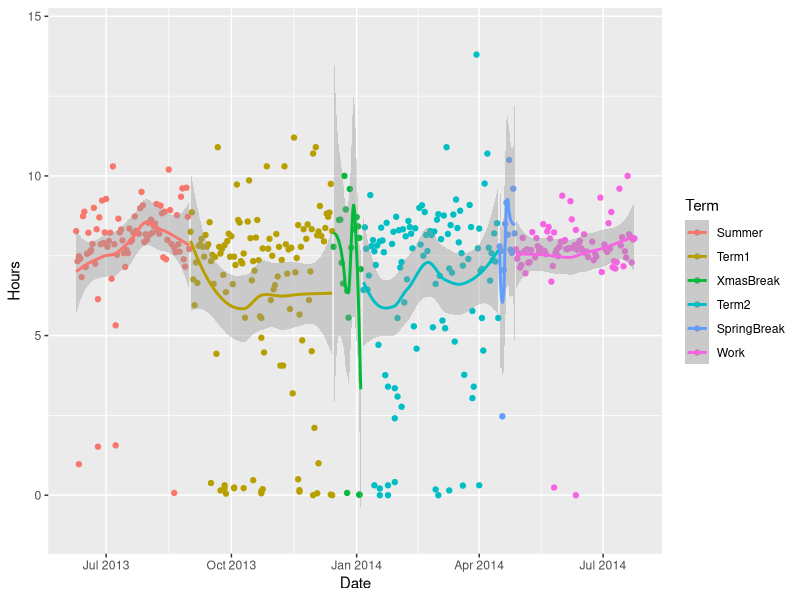

The R script that drew this image: (Note: this script raises an error after producing the figure.)
setwd("E:/Users/Josh/Documents/R/sleep_analysis")
library("ggplot2", "plyr", "reshape2")

sleep <- read.csv(file="sleep_data-Jul24.csv")

# fix sleep/wake times
sleep$Sleep.Time <- as.character(sleep$Sleep.Time)
sleep$Wake.Time <- as.character(sleep$Wake.Time)

# remove comments
sleep <- sleep[ , -5]

# fix dates
sleep$Date <- as.character(sleep$Date)
dates <- strsplit(sleep$Date, "/")

for (i in 1:length(dates)) {
  dates[[i]][3] <- paste("20", dates[[i]][3], sep="")
  sleep$Date[i] <- paste(dates[[i]][3], dates[[i]][1], dates[[i]][2], sep="-")
}
sleep$Date <- as.Date(sleep$Date, format="%Y-%m-%d")

# add weekdays
sleep$Day <- weekdays(sleep$Date - 1)
sleep$Day <- factor(sleep$Day, 
                    levels=c("Monday", "Tuesday", "Wednesday", "Thursday", 
                             "Friday", "Saturday", "Sunday"))

# add descriptions for each term
sleep$Term <- rep("", times=dim(sleep)[1])
# Summer lasted until Sept. 1st, 2013
summer.end <- as.Date("2013-09-01")
sleep$Term[which(sleep$Date <= summer.end)] <- "Summer"
# First term lasted until Dec 14th, 2013 (started Sept 2nd, 2013) [but Frosh week was 2-7th!!]
term1.end <- as.Date("2013-12-14")
sleep$Term[which(sleep$Date <= term1.end & sleep$Date >= summer.end)] <- "Term1"
# Second term lasted until April 15th, 2014 (started Jan 6th, 2014)
term2.start <- as.Date("2014-01-06")
term2.end <- as.Date("2014-04-15") 
sleep$Term[which(sleep$Date <= term2.end & sleep$Date >= term2.start)] <- "Term2"

# work started April 28th, 2014
sleep$Term[which(sleep$Date >= as.Date("2014-04-28"))] <- "Work"

# all unnamed sections are break
sleep$Term[sleep$Term == "" & sleep$Date < term2.start] <- "XmasBreak"
sleep$Term[sleep$Term == ""] <- "SpringBreak"

sleep$Term <- factor(sleep$Term, c("Summer", "Term1", "XmasBreak", "Term2", "SpringBreak", "Work"))

ggplot(sleep, aes(x=Date, y=Hours, colour=Term)) + geom_point() + geom_smooth()

# average hours per term
avg.hours <- tapply(sleep$Hours, list(sleep$Day, sleep$Term), mean)
avg.hours.melt <- melt(avg.hours, value.name="Hours", varnames=c("Day", "Term"))
avg.hours.melt <- data.frame(avg.hours.melt)

ggplot(avg.hours.melt, aes(x=Day, y=Hours, fill=Day)) + geom_bar(stat="identity") +
  facet_wrap(~Term) + scale_fill_brewer(palette="Set3")
